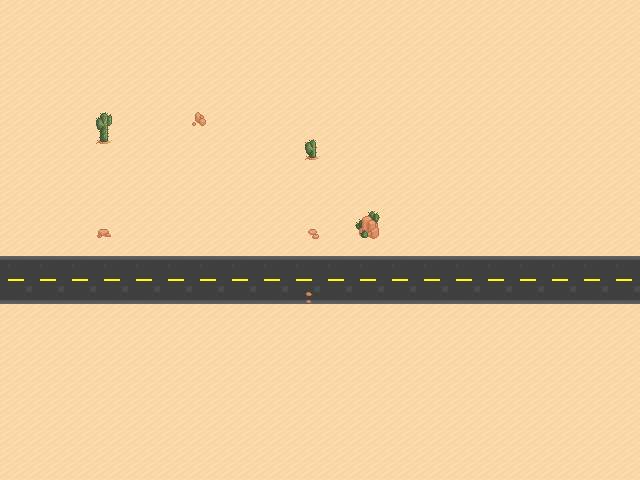

This game map was drawn from its Tiled (.tmx) file and the tilesets committed beside it. A one-line description and the full map source follow:
An orthogonal 40x30 tile map with 16x16 px tiles, 2 tile layers (sand', cactuses) and 4 objects (CutScene, Camera, Car, Sprite).

<map version="1.2" tiledversion="1.2.4" orientation="orthogonal" renderorder="left-up" width="40" height="30" tilewidth="16" tileheight="16" infinite="0" nextlayerid="18" nextobjectid="8">
 <tileset firstgid="1" name="tileset" tilewidth="16" tileheight="16" tilecount="1024" columns="32">
  <image source="../../resources/textures/map/tileset.png" width="512" height="512" />
 </tileset>
 <layer id="15" name="sand'" width="40" height="30">
  <data encoding="csv">
69,69,69,69,69,69,69,69,69,69,69,69,69,69,69,69,69,69,69,69,69,69,69,69,69,69,69,69,69,69,69,69,69,69,69,69,69,69,69,69,
69,69,69,69,69,69,69,69,69,69,69,69,69,69,69,69,69,69,69,69,69,69,69,69,69,69,69,69,69,69,69,69,69,69,69,69,69,69,69,69,
69,69,69,69,69,69,69,69,69,69,69,69,69,69,69,69,69,69,69,69,69,69,69,69,69,69,69,69,69,69,69,69,69,69,69,69,69,69,69,69,
69,69,69,69,69,69,69,69,69,69,69,69,69,69,69,69,69,69,69,69,69,69,69,69,69,69,69,69,69,69,69,69,69,69,69,69,69,69,69,69,
69,69,69,69,69,69,69,69,69,69,69,69,69,69,69,69,69,69,69,69,69,69,69,69,69,69,69,69,69,69,69,69,69,69,69,69,69,69,69,69,
69,69,69,69,69,69,69,69,69,69,69,69,69,69,69,69,69,69,69,69,69,69,69,69,69,69,69,69,69,69,69,69,69,69,69,69,69,69,69,69,
69,69,69,69,69,69,69,69,69,69,69,69,69,69,69,69,69,69,69,69,69,69,69,69,69,69,69,69,69,69,69,69,69,69,69,69,69,69,69,69,
69,69,69,69,69,69,69,69,69,69,69,69,69,69,69,69,69,69,69,69,69,69,69,69,69,69,69,69,69,69,69,69,69,69,69,69,69,69,69,69,
69,69,69,69,69,69,69,69,69,69,69,69,69,69,69,69,69,69,69,69,69,69,69,69,69,69,69,69,69,69,69,69,69,69,69,69,69,69,69,69,
69,69,69,69,69,69,69,69,69,69,69,69,69,69,69,69,69,69,69,69,69,69,69,69,69,69,69,69,69,69,69,69,69,69,69,69,69,69,69,69,
69,69,69,69,69,69,69,69,69,69,69,69,69,69,69,69,69,69,69,69,69,69,69,69,69,69,69,69,69,69,69,69,69,69,69,69,69,69,69,69,
69,69,69,69,69,69,69,69,69,69,69,69,69,69,69,69,69,69,69,69,69,69,69,69,69,69,69,69,69,69,69,69,69,69,69,69,69,69,69,69,
69,69,69,69,69,69,69,69,69,69,69,69,69,69,69,69,69,69,69,69,69,69,69,69,69,69,69,69,69,69,69,69,69,69,69,69,69,69,69,69,
69,69,69,69,69,69,69,69,69,69,69,69,69,69,69,69,69,69,69,69,69,69,69,69,69,69,69,69,69,69,69,69,69,69,69,69,69,69,69,69,
69,69,69,69,69,69,69,69,69,69,69,69,69,69,69,69,69,69,69,69,69,69,69,69,69,69,69,69,69,69,69,69,69,69,69,69,69,69,69,69,
69,69,69,69,69,69,69,69,69,69,69,69,69,69,69,69,69,69,69,69,69,69,69,69,69,69,69,69,69,69,69,69,69,69,69,69,69,69,69,69,
417,418,417,418,417,418,417,418,417,418,417,418,417,418,417,418,417,418,417,418,417,418,417,418,417,418,417,418,417,418,417,418,417,418,417,418,417,418,417,418,
449,450,449,450,449,450,449,450,449,450,449,450,449,450,449,450,449,450,449,450,449,450,449,450,449,450,449,450,449,450,449,450,449,450,449,450,449,450,449,450,
481,482,481,482,481,482,481,482,481,482,481,482,481,482,481,482,481,482,481,482,481,482,481,482,481,482,481,482,481,482,481,482,481,482,481,482,481,482,481,482,
69,69,69,69,69,69,69,69,69,69,69,69,69,69,69,69,69,69,69,69,69,69,69,69,69,69,69,69,69,69,69,69,69,69,69,69,69,69,69,69,
69,69,69,69,69,69,69,69,69,69,69,69,69,69,69,69,69,69,69,69,69,69,69,69,69,69,69,69,69,69,69,69,69,69,69,69,69,69,69,69,
69,69,69,69,69,69,69,69,69,69,69,69,69,69,69,69,69,69,69,69,69,69,69,69,69,69,69,69,69,69,69,69,69,69,69,69,69,69,69,69,
69,69,69,69,69,69,69,69,69,69,69,69,69,69,69,69,69,69,69,69,69,69,69,69,69,69,69,69,69,69,69,69,69,69,69,69,69,69,69,69,
69,69,69,69,69,69,69,69,69,69,69,69,69,69,69,69,69,69,69,69,69,69,69,69,69,69,69,69,69,69,69,69,69,69,69,69,69,69,69,69,
69,69,69,69,69,69,69,69,69,69,69,69,69,69,69,69,69,69,69,69,69,69,69,69,69,69,69,69,69,69,69,69,69,69,69,69,69,69,69,69,
69,69,69,69,69,69,69,69,69,69,69,69,69,69,69,69,69,69,69,69,69,69,69,69,69,69,69,69,69,69,69,69,69,69,69,69,69,69,69,69,
69,69,69,69,69,69,69,69,69,69,69,69,69,69,69,69,69,69,69,69,69,69,69,69,69,69,69,69,69,69,69,69,69,69,69,69,69,69,69,69,
69,69,69,69,69,69,69,69,69,69,69,69,69,69,69,69,69,69,69,69,69,69,69,69,69,69,69,69,69,69,69,69,69,69,69,69,69,69,69,69,
69,69,69,69,69,69,69,69,69,69,69,69,69,69,69,69,69,69,69,69,69,69,69,69,69,69,69,69,69,69,69,69,69,69,69,69,69,69,69,69,
69,69,69,69,69,69,69,69,69,69,69,69,69,69,69,69,69,69,69,69,69,69,69,69,69,69,69,69,69,69,69,69,69,69,69,69,69,69,69,69
</data>
 </layer>
 <layer id="16" name="cactuses" width="40" height="30">
  <data encoding="csv">
0,0,0,0,0,0,0,0,0,0,0,0,0,0,0,0,0,0,0,0,0,0,0,0,0,0,0,0,0,0,0,0,0,0,0,0,0,0,0,0,
0,0,0,0,0,0,0,0,0,0,0,0,0,0,0,0,0,0,0,0,0,0,0,0,0,0,0,0,0,0,0,0,0,0,0,0,0,0,0,0,
0,0,0,0,0,0,0,0,0,0,0,0,0,0,0,0,0,0,0,0,0,0,0,0,0,0,0,0,0,0,0,0,0,0,0,0,0,0,0,0,
0,0,0,0,0,0,0,0,0,0,0,0,0,0,0,0,0,0,0,0,0,0,0,0,0,0,0,0,0,0,0,0,0,0,0,0,0,0,0,0,
0,0,0,0,0,0,0,0,0,0,0,0,0,0,0,0,0,0,0,0,0,0,0,0,0,0,0,0,0,0,0,0,0,0,0,0,0,0,0,0,
0,0,0,0,0,0,0,0,0,0,0,0,0,0,0,0,0,0,0,0,0,0,0,0,0,0,0,0,0,0,0,0,0,0,0,0,0,0,0,0,
0,0,0,0,0,0,0,0,0,0,0,0,0,0,0,0,0,0,0,0,0,0,0,0,0,0,0,0,0,0,0,0,0,0,0,0,0,0,0,0,
0,0,0,0,0,0,7,0,0,0,0,0,162,0,0,0,0,0,0,0,0,0,0,0,0,0,0,0,0,0,0,0,0,0,0,0,0,0,0,0,
0,0,0,0,0,0,39,0,0,0,0,0,0,0,0,0,0,0,0,8,0,0,0,0,0,0,0,0,0,0,0,0,0,0,0,0,0,0,0,0,
0,0,0,0,0,0,0,0,0,0,0,0,0,0,0,0,0,0,0,40,0,0,0,0,0,0,0,0,0,0,0,0,0,0,0,0,0,0,0,0,
0,0,0,0,0,0,0,0,0,0,0,0,0,0,0,0,0,0,0,0,0,0,0,0,0,0,0,0,0,0,0,0,0,0,0,0,0,0,0,0,
0,0,0,0,0,0,0,0,0,0,0,0,0,0,0,0,0,0,0,0,0,0,0,0,0,0,0,0,0,0,0,0,0,0,0,0,0,0,0,0,
0,0,0,0,0,0,0,0,0,0,0,0,0,0,0,0,0,0,0,0,0,0,0,0,0,0,0,0,0,0,0,0,0,0,0,0,0,0,0,0,
0,0,0,0,0,0,0,0,0,0,0,0,0,0,0,0,0,0,0,0,0,0,71,72,0,0,0,0,0,0,0,0,0,0,0,0,0,0,0,0,
0,0,0,0,0,0,225,0,0,0,0,0,0,0,0,0,0,0,0,194,0,0,103,104,0,0,0,0,0,0,0,0,0,0,0,0,0,0,0,0,
0,0,0,0,0,0,0,0,0,0,0,0,0,0,0,0,0,0,0,0,0,0,0,0,0,0,0,0,0,0,0,0,0,0,0,0,0,0,0,0,
0,0,0,0,0,0,0,0,0,0,0,0,0,0,0,0,0,0,0,0,0,0,0,0,0,0,0,0,0,0,0,0,0,0,0,0,0,0,0,0,
0,0,0,0,0,0,0,0,0,0,0,0,0,0,0,0,0,0,0,0,0,0,0,0,0,0,0,0,0,0,0,0,0,0,0,0,0,0,0,0,
0,0,0,0,0,0,0,0,0,0,0,0,0,0,0,0,0,0,0,354,0,0,0,0,0,0,0,0,0,0,0,0,0,0,0,0,0,0,0,0,
0,0,0,0,0,0,0,0,0,0,0,0,0,0,0,0,0,0,0,0,0,0,0,0,0,0,0,0,0,0,0,0,0,0,0,0,0,0,0,0,
0,0,0,0,0,0,0,0,0,0,0,0,0,0,0,0,0,0,0,0,0,0,0,0,0,0,0,0,0,0,0,0,0,0,0,0,0,0,0,0,
0,0,0,0,0,0,0,0,0,0,0,0,0,0,0,0,0,0,0,0,0,0,0,0,0,0,0,0,0,0,0,0,0,0,0,0,0,0,0,0,
0,0,0,0,0,0,0,0,0,0,0,0,0,0,0,0,0,0,0,0,0,0,0,0,0,0,0,0,0,0,0,0,0,0,0,0,0,0,0,0,
0,0,0,0,0,0,0,0,0,0,0,0,0,0,0,0,0,0,0,0,0,0,0,0,0,0,0,0,0,0,0,0,0,0,0,0,0,0,0,0,
0,0,0,0,0,0,0,0,0,0,0,0,0,0,0,0,0,0,0,0,0,0,0,0,0,0,0,0,0,0,0,0,0,0,0,0,0,0,0,0,
0,0,0,0,0,0,0,0,0,0,0,0,0,0,0,0,0,0,0,0,0,0,0,0,0,0,0,0,0,0,0,0,0,0,0,0,0,0,0,0,
0,0,0,0,0,0,0,0,0,0,0,0,0,0,0,0,0,0,0,0,0,0,0,0,0,0,0,0,0,0,0,0,0,0,0,0,0,0,0,0,
0,0,0,0,0,0,0,0,0,0,0,0,0,0,0,0,0,0,0,0,0,0,0,0,0,0,0,0,0,0,0,0,0,0,0,0,0,0,0,0,
0,0,0,0,0,0,0,0,0,0,0,0,0,0,0,0,0,0,0,0,0,0,0,0,0,0,0,0,0,0,0,0,0,0,0,0,0,0,0,0,
0,0,0,0,0,0,0,0,0,0,0,0,0,0,0,0,0,0,0,0,0,0,0,0,0,0,0,0,0,0,0,0,0,0,0,0,0,0,0,0
</data>
 </layer>
 <objectgroup id="2" name="gameObjects">
  <object id="1" type="CutScene" x="203.167" y="228.833">
   <properties>
    <property name="isStartingCutSceneOnThisMap" type="bool" value="true" />
    <property name="name" value="subtitlesBeforeStartGameCutScene" />
   </properties>
   <point />
  </object>
  <object id="3" type="Camera" x="81.3333" y="107.333" width="320" height="180">
   <properties>
    <property name="isValid" type="bool" value="true" />
   </properties>
  </object>
  <object id="4" type="Car" x="125.333" y="213.333">
   <properties>
    <property name="acceleration" type="float" value="0" />
   </properties>
   <point />
  </object>
  <object id="7" type="Sprite" x="238.667" y="186.667" width="32" height="32">
   <properties>
    <property name="texturePath" value="textures/characters/phoneCallPlayer.png" />
    <property name="z" type="float" value="94" />
   </properties>
  </object>
 </objectgroup>
</map>
